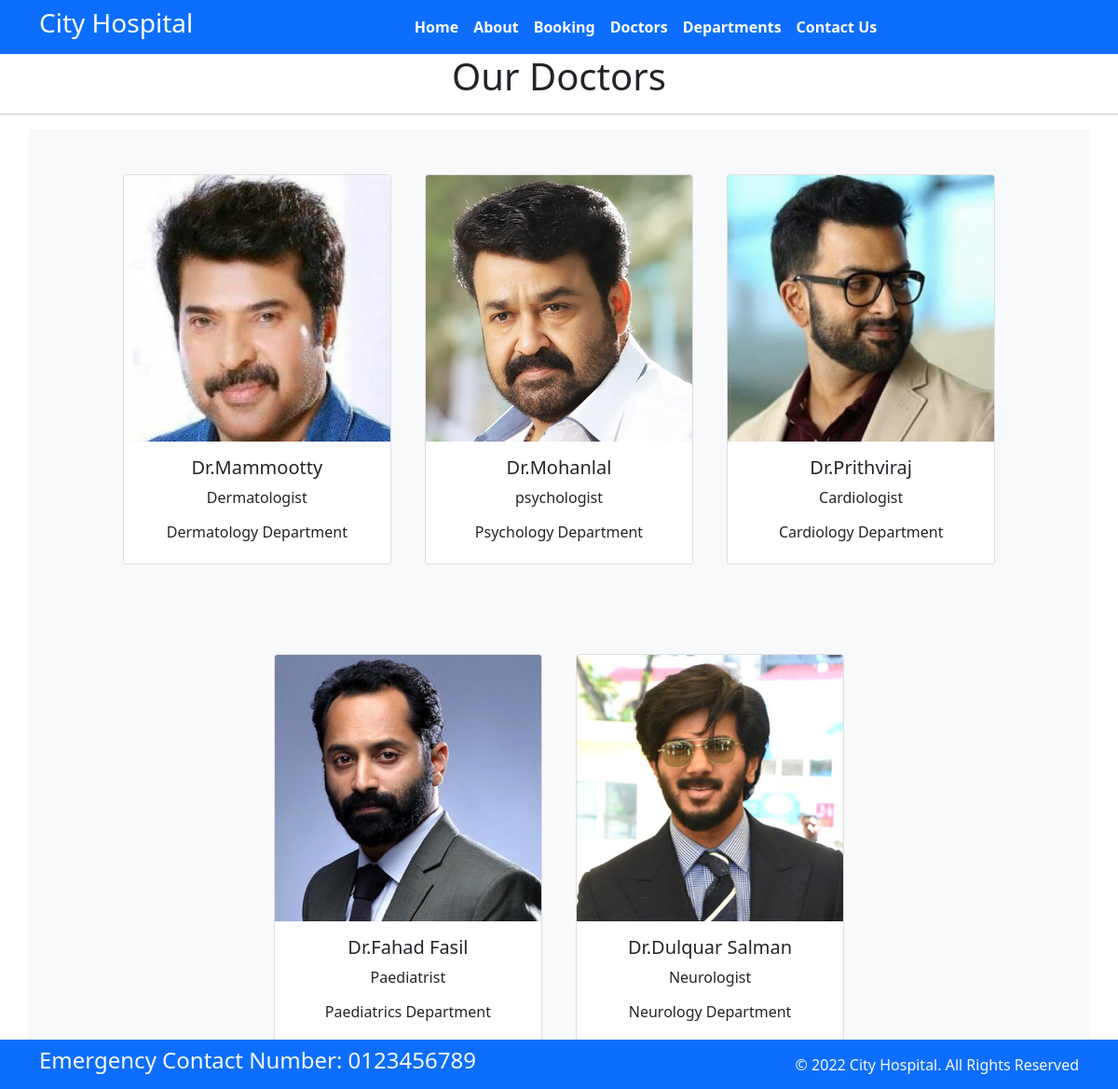
The app's page /doctors/ with its own data.
### home/models.py (models this page shows, shortened)
class Doctors(models.Model):
    doc_name=models.CharField(max_length=255)
    doc_spec=models.CharField(max_length=255)
    dep_name=models.ForeignKey(Departments,on_delete=models.CASCADE)
    doc_image=models.ImageField(upload_to='doctors')

class Departments(models.Model):
    dep_name=models.CharField(max_length=100)
    dep_description=models.TextField()
    def __str__(self):
        return self.dep_name

### home/views.py (the view)
# urls.py: path('doctors/', views.doctors,name='doctors'),
def doctors(request):
    dict_docs={
        'doctors':Doctors.objects.all()
    }
    return render(request,'doctors.html',dict_docs)

### home/templates/doctors.html (shortened to what this page needs)
{% extends 'base.html' %}
{% block content %}
<h1 class="text-center"> Our Doctors</h1>
<hr>
<div class="container text-center bg-light">
{% for d in doctors %}
<div class="card text-center mx-3 my-5" style="width: 18rem; display: inline-block;">
    <img src="{{d.doc_image.url}}" class="card-img-top" alt="...">
    <div class="card-body">
      <h5 class="card-title">Dr.{{d.doc_name}}</h5>
      <p class="card-text">{{d.doc_spec}}</p>
      <h6>{{d.dep_name}} Department</h6>
    </div>
  </div>
{% endfor %}
</div>
{% endblock %}

### home/templates/base.html (shortened to what this page needs)
{% load static %}
<!DOCTYPE html>
<html>
  <head>
    <link rel="stylesheet"
      href=" https://cdn.jsdelivr.net/npm/bootstrap@5.1.3/dist/css/bootstrap.min.css ">
    <link rel="stylesheet"
      href="https://use.fontawesome.com/releases/v5.2.0/css/all.css">
    <link rel="stylesheet"
      href="{% static '/css/style.css' %}">
  </head>
  <body>
    <nav class="navbar bg-primary navbar-expand-md ">
      <div class="container">
        <div class="col-2 text-left pl-md-0">
          <h3 class="text-white"> City Hospital </h3>
        </div>
        <div
          class="collapse navbar-collapse justify-content-center col-md-8 navbar-collapse-3">
          <ul class="navbar-nav justify-content-center  fw-bold">
            <li class="nav-item active">
              <a class="nav-link text-white" href="{% url 'home' %}">Home </a>
            </li>
            <li class="nav-item">
              <a class="nav-link text-white" href="{% url 'about' %}">About</a>
            </li>
            <li class="nav-item">
              <a class="nav-link text-white" href="{% url 'booking' %}">Booking</a>
            </li>
            <li class="nav-item">
              <a class="nav-link text-white" href="{% url 'doctors' %}">Doctors</a>
            </li>
			      <li class="nav-item">
              <a class="nav-link text-white" href="{% url 'department' %}">Departments</a>
            </li>
            <li class="nav-item">
              <a class="nav-link text-white" href="{% url 'contact' %}">Contact Us</a>
            </li>
          </ul>
        </div>
      </div>
    </nav>
    {% block content %}{% endblock %}
    <section class="fixed-bottom">
      <footer class="pt-2 pb-2  bg-primary text-light">
        <div class="container">
          <div class="row align-items-center">
            <div class="col-12 col-md-8">
              <h4>Emergency Contact Number: 0123456789</h4>
            </div>
            <div class="col-12 col-md-4 mt-4 mt-md-0 text-center text-md-end">
              © 2022 City Hospital. All Rights Reserved
            </div>
          </div>
        </div>
      </footer>
    </section>
  </body>
</html>

### records on screen
Doctors: doc_image (picture), doc_name "Mammootty", doc_spec "Dermatologist", dep_name "Dermatology"
Doctors: doc_image (picture), doc_name "Mohanlal", doc_spec "psychologist", dep_name "Psychology"
Doctors: doc_image (picture), doc_name "Prithviraj", doc_spec "Cardiologist", dep_name "Cardiology"
Doctors: doc_image (picture), doc_name "Fahad Fasil", doc_spec "Paediatrist", dep_name "Paediatrics"
Doctors: doc_image (picture), doc_name "Dulquar Salman", doc_spec "Neurologist", dep_name "Neurology"
